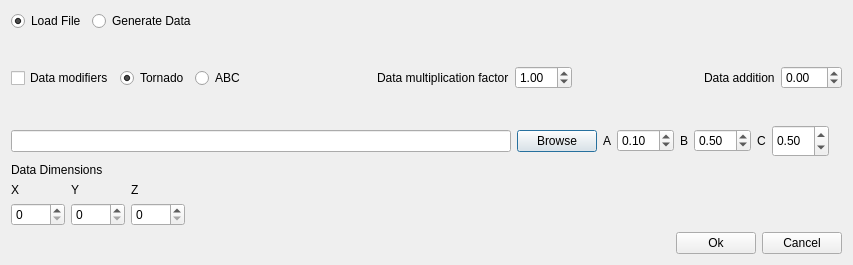
<?xml version="1.0" encoding="UTF-8"?>
<ui version="4.0">
 <class>load</class>
 <widget class="QDialog" name="load">
  <property name="geometry">
   <rect>
    <x>0</x>
    <y>0</y>
    <width>784</width>
    <height>265</height>
   </rect>
  </property>
  <property name="windowTitle">
   <string>Dialog</string>
  </property>
  <layout class="QVBoxLayout" name="verticalLayout_4">
   <item>
    <layout class="QHBoxLayout" name="horizontalLayout">
     <item>
      <widget class="QRadioButton" name="loadRadioButton">
       <property name="text">
        <string>Load File</string>
       </property>
       <property name="checked">
        <bool>true</bool>
       </property>
       <property name="autoExclusive">
        <bool>false</bool>
       </property>
      </widget>
     </item>
     <item>
      <widget class="QRadioButton" name="generateRadioButton">
       <property name="sizePolicy">
        <sizepolicy hsizetype="Expanding" vsizetype="Fixed">
         <horstretch>0</horstretch>
         <verstretch>0</verstretch>
        </sizepolicy>
       </property>
       <property name="text">
        <string>Generate Data</string>
       </property>
       <property name="autoExclusive">
        <bool>false</bool>
       </property>
      </widget>
     </item>
    </layout>
   </item>
   <item>
    <spacer name="verticalSpacer">
     <property name="orientation">
      <enum>Qt::Vertical</enum>
     </property>
     <property name="sizeHint" stdset="0">
      <size>
       <width>20</width>
       <height>40</height>
      </size>
     </property>
    </spacer>
   </item>
   <item>
    <layout class="QHBoxLayout" name="horizontalLayout_2">
     <item>
      <widget class="QCheckBox" name="modChBox">
       <property name="minimumSize">
        <size>
         <width>0</width>
         <height>30</height>
        </size>
       </property>
       <property name="text">
        <string>Data modifiers</string>
       </property>
      </widget>
     </item>
     <item>
      <widget class="QRadioButton" name="tornadoRadio">
       <property name="text">
        <string>Tornado</string>
       </property>
       <property name="checked">
        <bool>true</bool>
       </property>
       <property name="autoExclusive">
        <bool>false</bool>
       </property>
      </widget>
     </item>
     <item>
      <widget class="QRadioButton" name="abcRadio">
       <property name="text">
        <string>ABC</string>
       </property>
       <property name="autoExclusive">
        <bool>false</bool>
       </property>
      </widget>
     </item>
     <item>
      <spacer name="horizontalSpacer_4">
       <property name="orientation">
        <enum>Qt::Horizontal</enum>
       </property>
       <property name="sizeHint" stdset="0">
        <size>
         <width>40</width>
         <height>20</height>
        </size>
       </property>
      </spacer>
     </item>
     <item>
      <widget class="QLabel" name="DMFlabel">
       <property name="text">
        <string>Data multiplication factor</string>
       </property>
      </widget>
     </item>
     <item>
      <widget class="QDoubleSpinBox" name="DMFBox">
       <property name="value">
        <double>1.000000000000000</double>
       </property>
      </widget>
     </item>
     <item>
      <spacer name="horizontalSpacer_5">
       <property name="orientation">
        <enum>Qt::Horizontal</enum>
       </property>
       <property name="sizeHint" stdset="0">
        <size>
         <width>40</width>
         <height>20</height>
        </size>
       </property>
      </spacer>
     </item>
     <item>
      <widget class="QLabel" name="DAlabel">
       <property name="text">
        <string>Data addition</string>
       </property>
      </widget>
     </item>
     <item>
      <widget class="QDoubleSpinBox" name="DABox">
       <property name="minimum">
        <double>-99.989999999999995</double>
       </property>
       <property name="singleStep">
        <double>0.500000000000000</double>
       </property>
      </widget>
     </item>
    </layout>
   </item>
   <item>
    <spacer name="verticalSpacer_2">
     <property name="orientation">
      <enum>Qt::Vertical</enum>
     </property>
     <property name="sizeHint" stdset="0">
      <size>
       <width>20</width>
       <height>40</height>
      </size>
     </property>
    </spacer>
   </item>
   <item>
    <layout class="QHBoxLayout" name="horizontalLayout_6">
     <item>
      <widget class="QLineEdit" name="pathField">
       <property name="sizePolicy">
        <sizepolicy hsizetype="Minimum" vsizetype="Fixed">
         <horstretch>0</horstretch>
         <verstretch>0</verstretch>
        </sizepolicy>
       </property>
       <property name="minimumSize">
        <size>
         <width>500</width>
         <height>0</height>
        </size>
       </property>
       <property name="text">
        <string/>
       </property>
      </widget>
     </item>
     <item>
      <widget class="QPushButton" name="browseButt">
       <property name="text">
        <string>Browse</string>
       </property>
      </widget>
     </item>
     <item>
      <widget class="QLabel" name="aLabel">
       <property name="text">
        <string>A</string>
       </property>
      </widget>
     </item>
     <item>
      <widget class="QDoubleSpinBox" name="aSpinBox">
       <property name="sizePolicy">
        <sizepolicy hsizetype="Maximum" vsizetype="Fixed">
         <horstretch>0</horstretch>
         <verstretch>0</verstretch>
        </sizepolicy>
       </property>
       <property name="maximum">
        <double>10.000000000000000</double>
       </property>
       <property name="singleStep">
        <double>0.100000000000000</double>
       </property>
       <property name="value">
        <double>0.100000000000000</double>
       </property>
      </widget>
     </item>
     <item>
      <widget class="QLabel" name="bLabel">
       <property name="text">
        <string>B</string>
       </property>
      </widget>
     </item>
     <item>
      <widget class="QDoubleSpinBox" name="bSpinBox">
       <property name="maximum">
        <double>10.000000000000000</double>
       </property>
       <property name="singleStep">
        <double>0.100000000000000</double>
       </property>
       <property name="value">
        <double>0.500000000000000</double>
       </property>
      </widget>
     </item>
     <item>
      <widget class="QLabel" name="cLabel">
       <property name="text">
        <string>C</string>
       </property>
      </widget>
     </item>
     <item>
      <widget class="QDoubleSpinBox" name="cSpinBox">
       <property name="minimumSize">
        <size>
         <width>0</width>
         <height>32</height>
        </size>
       </property>
       <property name="maximum">
        <double>10.000000000000000</double>
       </property>
       <property name="singleStep">
        <double>0.100000000000000</double>
       </property>
       <property name="value">
        <double>0.500000000000000</double>
       </property>
      </widget>
     </item>
     <item>
      <widget class="QLabel" name="label_5">
       <property name="sizePolicy">
        <sizepolicy hsizetype="Preferred" vsizetype="Minimum">
         <horstretch>0</horstretch>
         <verstretch>0</verstretch>
        </sizepolicy>
       </property>
       <property name="minimumSize">
        <size>
         <width>0</width>
         <height>32</height>
        </size>
       </property>
       <property name="text">
        <string>  </string>
       </property>
      </widget>
     </item>
     <item>
      <spacer name="horizontalSpacer_2">
       <property name="orientation">
        <enum>Qt::Horizontal</enum>
       </property>
       <property name="sizeHint" stdset="0">
        <size>
         <width>40</width>
         <height>20</height>
        </size>
       </property>
      </spacer>
     </item>
    </layout>
   </item>
   <item>
    <widget class="QLabel" name="label">
     <property name="sizePolicy">
      <sizepolicy hsizetype="Expanding" vsizetype="Preferred">
       <horstretch>0</horstretch>
       <verstretch>0</verstretch>
      </sizepolicy>
     </property>
     <property name="text">
      <string>Data Dimensions</string>
     </property>
    </widget>
   </item>
   <item>
    <layout class="QHBoxLayout" name="horizontalLayout_3">
     <item>
      <layout class="QVBoxLayout" name="verticalLayout">
       <item>
        <widget class="QLabel" name="label_2">
         <property name="text">
          <string>X</string>
         </property>
        </widget>
       </item>
       <item>
        <widget class="QSpinBox" name="xBox">
         <property name="maximum">
          <number>9999</number>
         </property>
        </widget>
       </item>
      </layout>
     </item>
     <item>
      <layout class="QVBoxLayout" name="verticalLayout_3">
       <item>
        <widget class="QLabel" name="label_3">
         <property name="text">
          <string>Y</string>
         </property>
        </widget>
       </item>
       <item>
        <widget class="QSpinBox" name="yBox">
         <property name="maximum">
          <number>9999</number>
         </property>
        </widget>
       </item>
      </layout>
     </item>
     <item>
      <layout class="QVBoxLayout" name="verticalLayout_2">
       <item>
        <widget class="QLabel" name="label_4">
         <property name="text">
          <string>Z</string>
         </property>
        </widget>
       </item>
       <item>
        <widget class="QSpinBox" name="zBox">
         <property name="maximum">
          <number>9999</number>
         </property>
        </widget>
       </item>
      </layout>
     </item>
     <item>
      <spacer name="horizontalSpacer_3">
       <property name="orientation">
        <enum>Qt::Horizontal</enum>
       </property>
       <property name="sizeHint" stdset="0">
        <size>
         <width>40</width>
         <height>20</height>
        </size>
       </property>
      </spacer>
     </item>
    </layout>
   </item>
   <item>
    <layout class="QHBoxLayout" name="horizontalLayout_5">
     <item>
      <spacer name="horizontalSpacer">
       <property name="orientation">
        <enum>Qt::Horizontal</enum>
       </property>
       <property name="sizeHint" stdset="0">
        <size>
         <width>40</width>
         <height>20</height>
        </size>
       </property>
      </spacer>
     </item>
     <item>
      <widget class="QPushButton" name="okButton">
       <property name="text">
        <string>Ok</string>
       </property>
      </widget>
     </item>
     <item>
      <widget class="QPushButton" name="cancelButton">
       <property name="text">
        <string>Cancel</string>
       </property>
      </widget>
     </item>
    </layout>
   </item>
  </layout>
 </widget>
 <resources/>
 <connections>
  <connection>
   <sender>cancelButton</sender>
   <signal>released()</signal>
   <receiver>load</receiver>
   <slot>close()</slot>
   <hints>
    <hint type="sourcelabel">
     <x>724</x>
     <y>225</y>
    </hint>
    <hint type="destinationlabel">
     <x>591</x>
     <y>157</y>
    </hint>
   </hints>
  </connection>
 </connections>
</ui>
